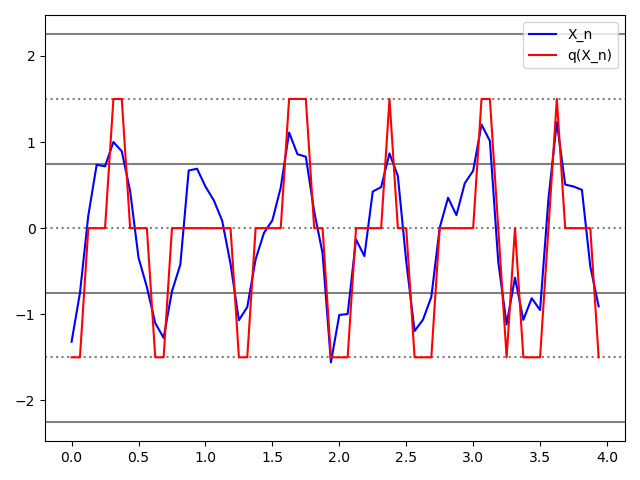

Source code (Python):
import numpy as np
import matplotlib.pyplot as plt
from scipy.stats import ecdf


def X(t):
    return (
        0.2
        * np.sin(
            2 * np.pi * 0.75 * t
            + np.random.uniform(0, 2 * np.pi, 1)
        )
        + np.sin(
            2 * np.pi * 1.5 * t
            + np.random.uniform(0, 2 * np.pi, 1)
        )
        + 0.3 * np.random.randn(t.size)
    )


F_s = 16  # sampling freq
N_s = 64  # sample duration
T = np.linspace(
    0, N_s / F_s, N_s, endpoint=False
)

# quantisation level both in pos and neg
numLevels = 1
deltaQ = 1.5 / numLevels

X1 = X(T)


def quantize(x, deltaQ, levels):
    q = np.round(x / deltaQ) * deltaQ
    q[q < (-levels - 0.5) * deltaQ] = (
        -levels * deltaQ
    )
    q[q > (levels + 0.5) * deltaQ] = (
        levels * deltaQ
    )

    centers = np.linspace(
        -levels * deltaQ,
        +levels * deltaQ,
        2 * levels + 1,
        endpoint=True,
    )

    edges = np.concatenate(
        [
            centers - deltaQ / 2,
            [centers[-1] + deltaQ / 2],
        ]
    )

    return q, centers, edges


X1_q, centers, edges = quantize(
    X1, deltaQ, numLevels
)


plt.figure(figsize=[6.4, 4.8], layout="tight")
[
    plt.axhline(cc, color="grey", linestyle=":")
    for cc in centers
]
[plt.axhline(ee, color="grey") for ee in edges]
plt.plot(T, X1, color="blue", label="X_n")
plt.plot(T, X1_q, color="red", label="q(X_n)")
plt.legend()
plt.savefig("quantization1.png")
